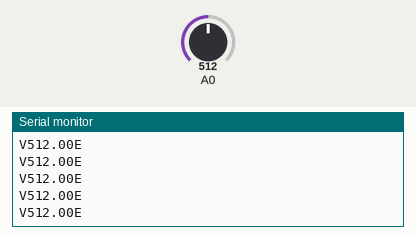
A sketch run on a simulated Arduino Uno, built with avr-gcc and run on an emulated ATmega328P. Shown: the last lines printed to the serial monitor. The inputs (shaded band) are chosen by the test bench; at power-on: A0 = 512.

Above: at 1.2 s.
1.3 s: A0 set to 716
At 1.31 s:
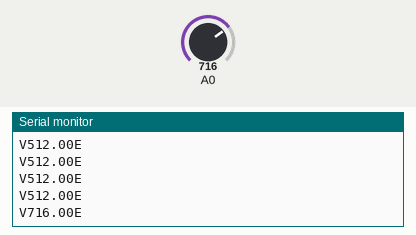
2.8 s: A0 set to 900
At 2.82 s:
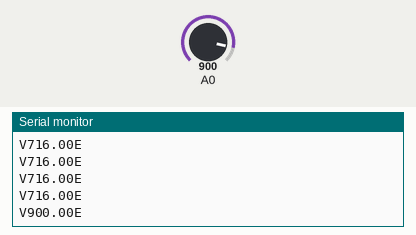
Timing chart, 0 to 5.8 s (numbered marks = the images above; inputs shaded):
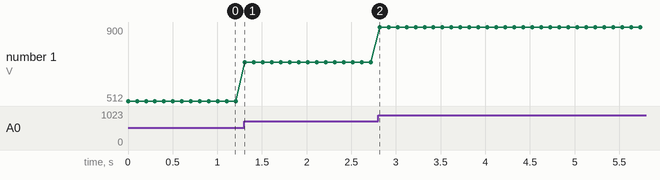

The sketch:

serialpythontest.ino
```cpp
//
//WORKING WAY TO GET SERIAL DATA READ INTO PYTHON, JULY 21st 2015
//


void setup() {

  Serial.begin(9600);
  pinMode(A0, INPUT);

}

void loop() {


  int x = 0;

  while (x < 100){

  float serval = 0.00;

  serval = analogRead(A0);
  Serial.print("V");
  Serial.print(serval);
  Serial.println("E");
  delay(100);
x = x + 1;
}

}
```

Measured:
- after the input at 1.3 s, the serial monitor: prints a new line at once (image 1)
- after the input at 2.8 s, the serial monitor: prints a new line at once (image 2)
- plotted number 1: 512 → 716 after the input at 1.3 s, 716 → 900 after the input at 2.8 s
